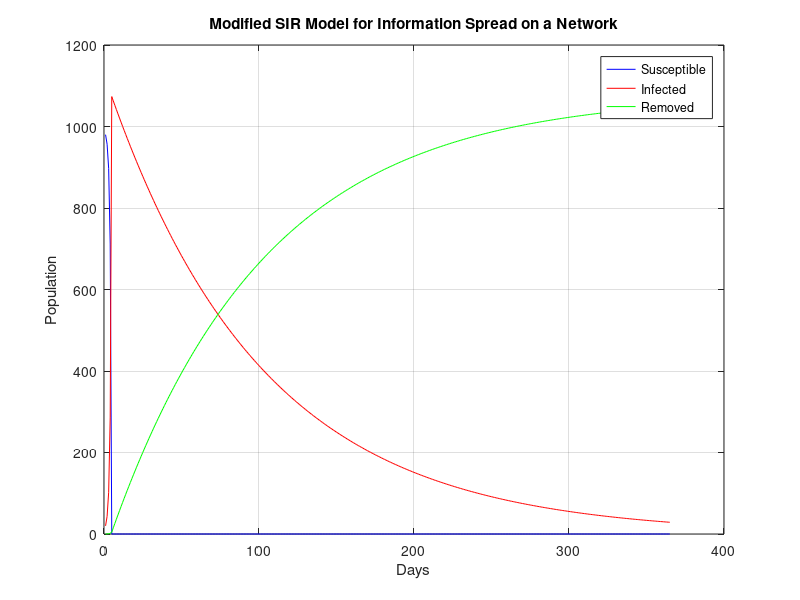

This chart was generated by the following MATLAB code:
%% SIR Model
% Initial parameters
S0 = 980; % Initial number of SUSCEPTIBLE
I0 = 20;  % Initial number of INFECTED
R0 = 0;   % Initial number of REMOVED (including both cured and deceased)
alpha = 0.001; % Infection rate coefficient
beta = 0.01;   % Recovery rate coefficient

% Total population
N = S0 + I0 + R0;

% Simulation days
days = 365;

% Initialize the S, I, R arrays
S = zeros(1, days);
I = zeros(1, days);
R = zeros(1, days);

% Set initial conditions
S(1) = S0;
I(1) = I0;
R(1) = R0;

% Simulate the propagation process every day
for t = 2:days
    S(t) = S(t-1) - alpha * S(t-1) * I(t-1);
    I(t) = I(t-1) + alpha * S(t-1) * I(t-1) - beta * I(t-1);
    R(t) = R(t-1) + beta * I(t-1);
    
    % Ensure the values of S, I, R remain non-negative
    S(t) = max(S(t), 0);
    I(t) = max(I(t), 0);
    R(t) = max(R(t), 0);
    
    % Optional: If using a fixed population model (S+I+R=N), re-normalize
    % If not using this approach, comment out the next three lines
    %total = S(t) + I(t) + R(t);
    %S(t) = N * S(t) / total;
    %I(t) = N * I(t) / total;
    %R(t) = N * R(t) / total;
end

% Plot results
plot(1:days, S, 'b', 1:days, I, 'r', 1:days, R, 'g');
xlabel('Days');
ylabel('Population');
legend('Susceptible', 'Infected', 'Removed');
title('SIR Model Simulation');
grid on;

%% Modified SIR Model
% initial parameters
S0 = 980; % initial number of SUSCEPTIBLE
I0 = 20;  % initial number of INFECTED
R0 = 0;   % initial number of REMOVED (including both cured and deceased)
alpha0 = 0.001; % basic infection rate
alpha = 0.00001; % heat propagation rate
beta = 0.01;     % removal rate

% Total population
N = S0 + I0 + R0;

% Simutaltion days
days = 365;

% Initialize the S, I, R array
S = zeros(1, days);
I = zeros(1, days);
R = zeros(1, days);

S(1) = S0;
I(1) = I0;
R(1) = R0;

% Simulate the propagation process every day
for t = 2:days
    % Update the values of S, I, R
    S(t) = S(t-1) - (alpha0 + alpha * I(t-1)) * S(t-1) * I(t-1);
    I(t) = I(t-1) + (alpha0 + alpha * I(t-1)) * S(t-1) * I(t-1) - beta * I(t-1);
    R(t) = R(t-1) + beta * I(t-1);

    % Make sure that S, I, R values do not become negative
    S(t) = max(S(t), 0);
    I(t) = max(I(t), 0);
    R(t) = max(R(t), 0);
end

% Plot Results
plot(1:days, S, 'b', 1:days, I, 'r', 1:days, R, 'g');
xlabel('Days');
ylabel('Population');
legend('Susceptible', 'Infected', 'Removed');
title('Modified SIR Model for Information Spread on a Network');
grid on;
